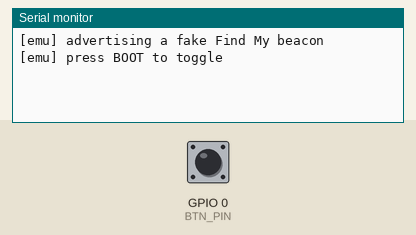
Bench run of a sketch on a simulated ESP32. Parts: the last lines printed to the serial monitor. Inputs (shaded band) come from the test bench; at power-on: GPIO 0 (BTN_PIN) HIGH. Nothing arrives over Bluetooth unless stated.

Above: at 1.5 s.
1.6 s: GPIO 0 (BTN_PIN) pulled LOW for 0.15 s
At 2.8 s:
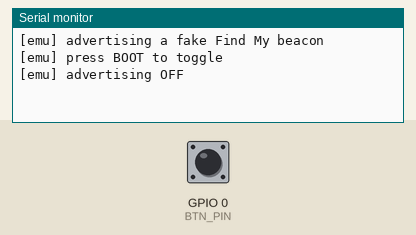
3.2 s: GPIO 0 (BTN_PIN) pulled LOW for 1 s
At 4.3 s:
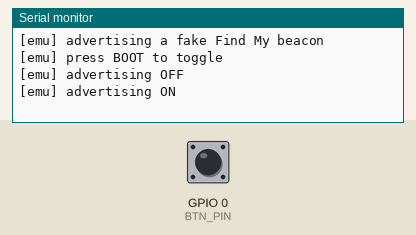

Measured:
- after the input at 1.6 s, the serial monitor: prints a new line at once (image 1)
- after the input at 3.2 s, the serial monitor: prints a new line at once (image 2)

The sketch:

emulator.ino
```cpp
// =====================================================================
//  emulator.ino -- flash this to a SECOND ESP32.
//
//  Advertises a payload shaped like an Apple Find My "separated from
//  owner" beacon so you have something to detect and, more importantly,
//  something you CONTROL: hide it, move it, switch it off on cue.
//  Do not rely on a stranger's keys being in the room at demo time.
//
//  Press BOOT (GPIO0) to toggle advertising on/off.
// =====================================================================
#include <NimBLEDevice.h>

#define BTN_PIN 0

static NimBLEAdvertising* adv = nullptr;
static bool advertising = false;

// 4C 00 = Apple, 12 = Find My offline finding, 19 = 25 byte payload,
// then a status byte and a stand-in for the rotating public key.
static uint8_t payload[] = {
  0x4C, 0x00, 0x12, 0x19,
  0x10,                                            // status (battery bits)
  0xDE, 0xAD, 0xBE, 0xEF, 0x00, 0x11, 0x22, 0x33,  // fake key material
  0x44, 0x55, 0x66, 0x77, 0x88, 0x99, 0xAA, 0xBB,
  0xCC, 0xDD, 0xEE, 0xFF, 0x01, 0x02, 0x03, 0x04,
  0x00, 0x00
};

void setup() {
  Serial.begin(115200);
  delay(300);
  pinMode(BTN_PIN, INPUT_PULLUP);

  NimBLEDevice::init("");
  NimBLEDevice::setPower(3);          // dBm; lower it to shrink the hunt radius

  NimBLEAdvertisementData data;
  data.setFlags(0x06);                // LE General Discoverable, BR/EDR not supported
  data.setManufacturerData(payload, sizeof(payload));

  adv = NimBLEDevice::getAdvertising();
  adv->setAdvertisementData(data);
  adv->setMinInterval(160);           // 100 ms
  adv->setMaxInterval(240);
  adv->enableScanResponse(false);
  adv->start();
  advertising = true;

  Serial.println("[emu] advertising a fake Find My beacon");
  Serial.println("[emu] press BOOT to toggle");
}

void loop() {
  static bool last = HIGH;
  bool now = digitalRead(BTN_PIN);
  if (last == HIGH && now == LOW) {
    advertising = !advertising;
    if (advertising) adv->start(); else adv->stop();
    Serial.printf("[emu] advertising %s\n", advertising ? "ON" : "OFF");
    delay(200);
  }
  last = now;
  delay(20);
}
```
